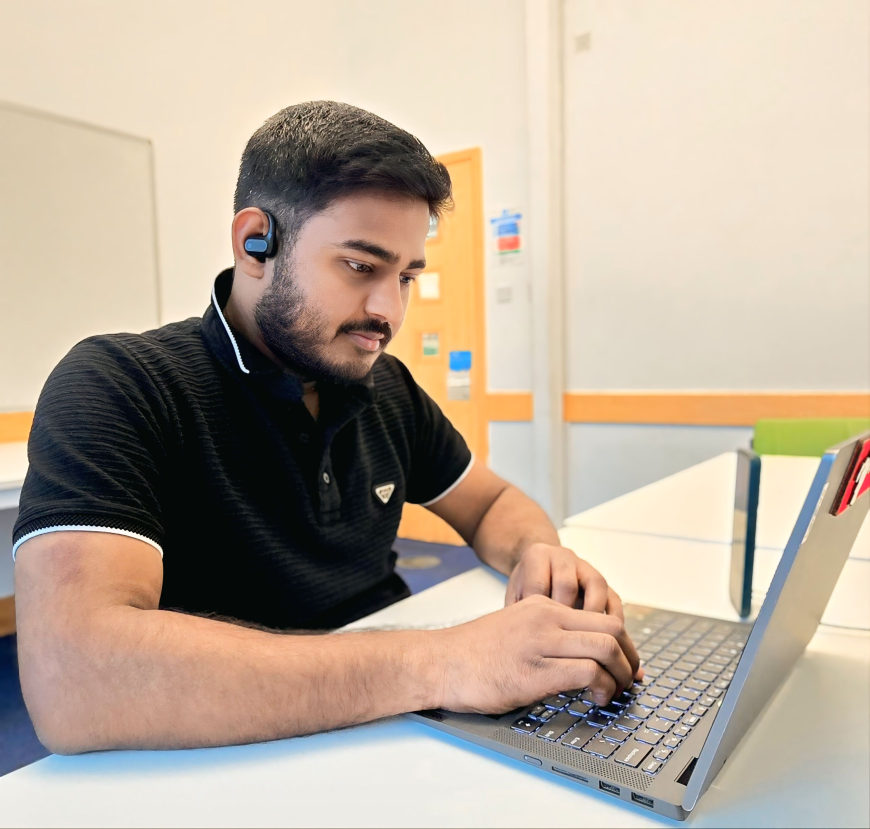
#> input picture backend/uploads/office_pic_1.jpg, 3480 x 3315 px (shown at 1/4 size)
$ python -i image_processing.py   (imports and definitions only)
#> lines starting #> are read from the running program, lines starting #| are printed output that depends on the picture; after the words box and inside, x2 and y2 are one past the last pixel; in counts of white or black regions, pixels touching at a corner belong together
import cv2
import numpy as np

def process_image(image_path):
#> called with image_path = '../uploads/office_pic_1.jpg'
    image = cv2.imread(image_path)
#> image is the input picture: shape (3315, 3480, 3); mean B, G, R 153.6, 170.1, 185.1
    gray = cv2.cvtColor(image, cv2.COLOR_BGR2GRAY)
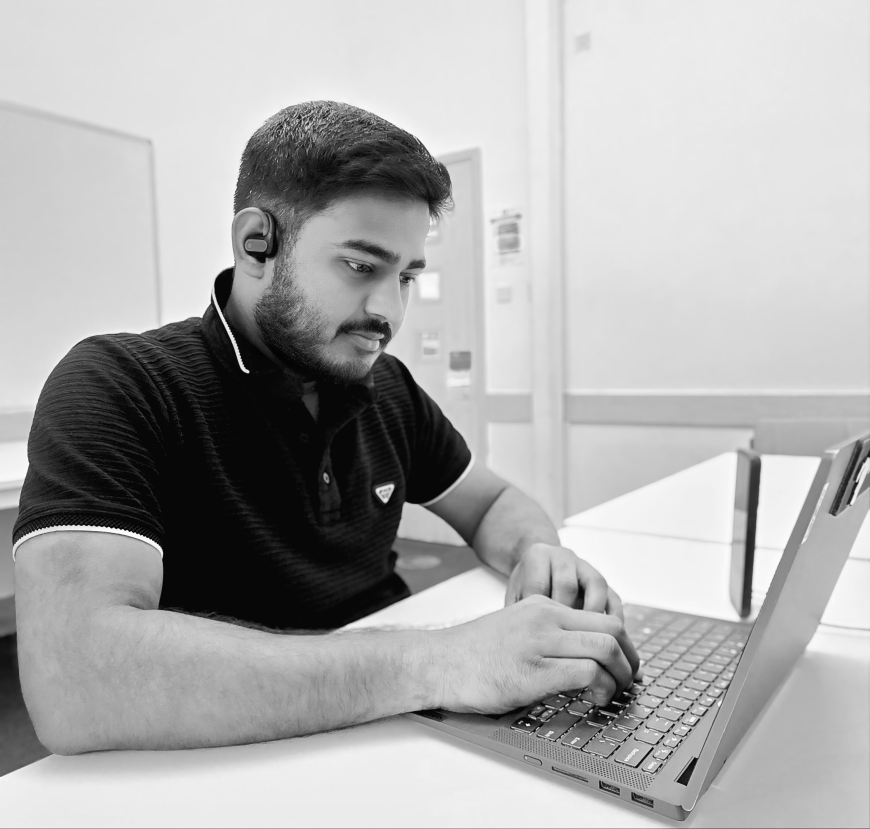
#> gray: shape (3315, 3480) (shown at 1/4 size); min 0, max 255, mean 172.7

    # Step 1: Blur
    blur = cv2.GaussianBlur(gray, (5,5), 0)

    # Step 2: Otsu threshold
    _, thresh = cv2.threshold(
        blur, 0, 255,
        cv2.THRESH_BINARY + cv2.THRESH_OTSU
    )
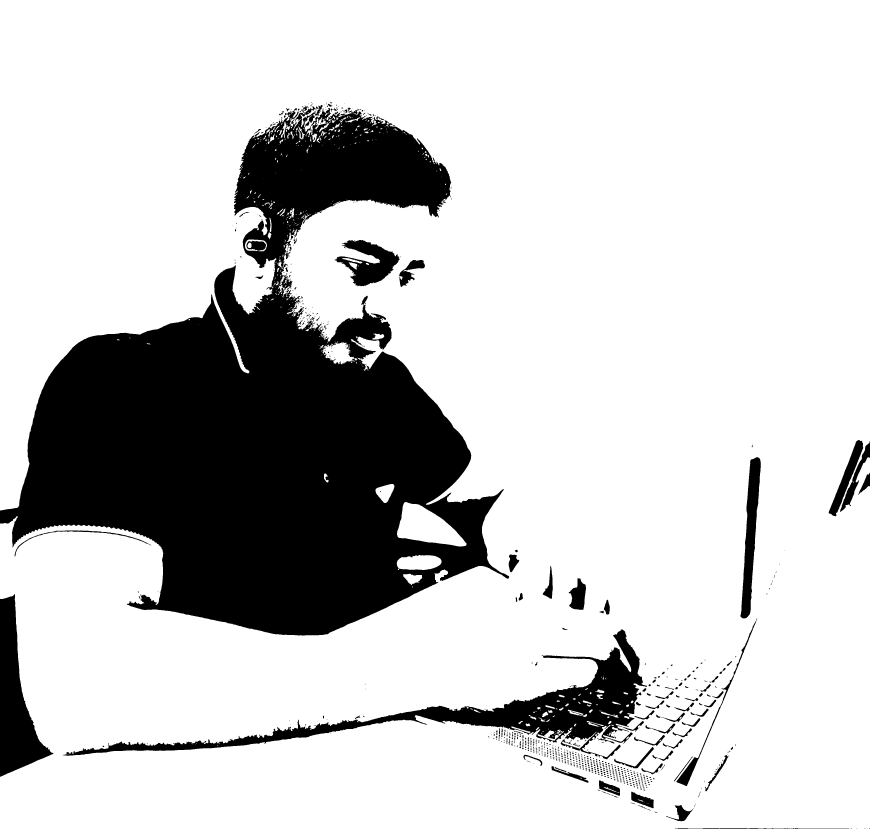
#> thresh: shape (3315, 3480) (shown at 1/4 size); 79.2% white; 824 black regions (532 under 20 px), largest, box (x1, y1, x2, y2) and area: (0, 422, 2037, 2542) 2022384, (251, 2517, 2588, 3037) 169374, (0, 2376, 214, 3107) 69939

    # Step 3: Morphological cleaning
    kernel = np.ones((5,5), np.uint8)
    cleaned = cv2.morphologyEx(thresh, cv2.MORPH_OPEN, kernel)
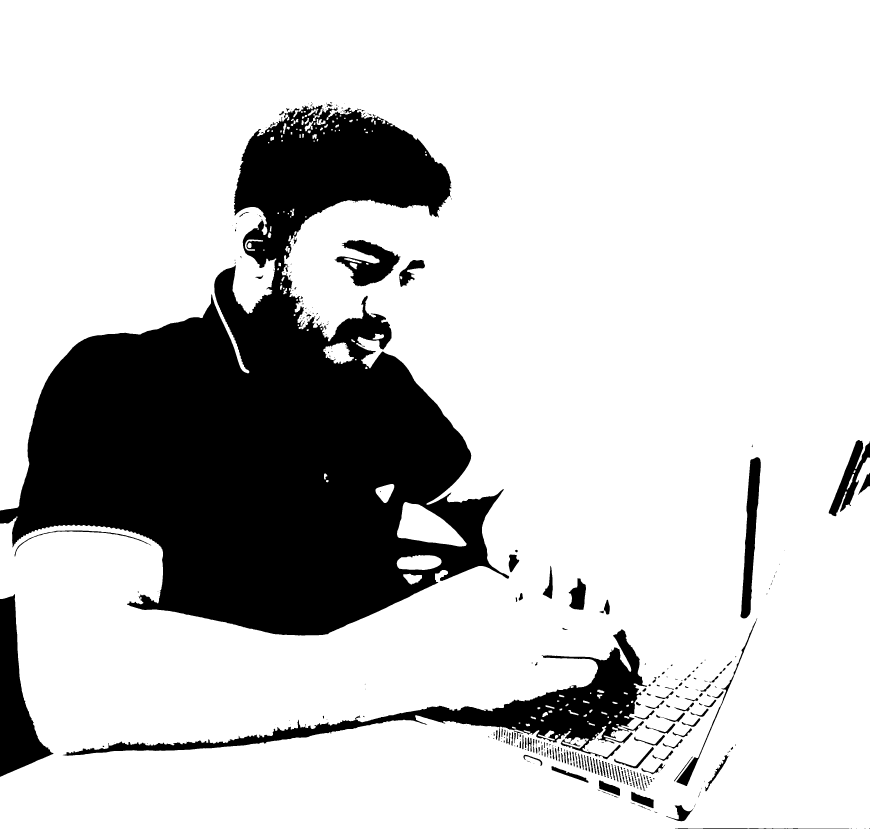
#> cleaned: shape (3315, 3480) (shown at 1/4 size); 79% white; 321 black regions (148 under 20 px), largest, box (x1, y1, x2, y2) and area: (0, 420, 2037, 2542) 2044463, (251, 2517, 2588, 3037) 175363, (0, 2376, 214, 3107) 69964
    cleaned = cv2.morphologyEx(cleaned, cv2.MORPH_CLOSE, kernel)
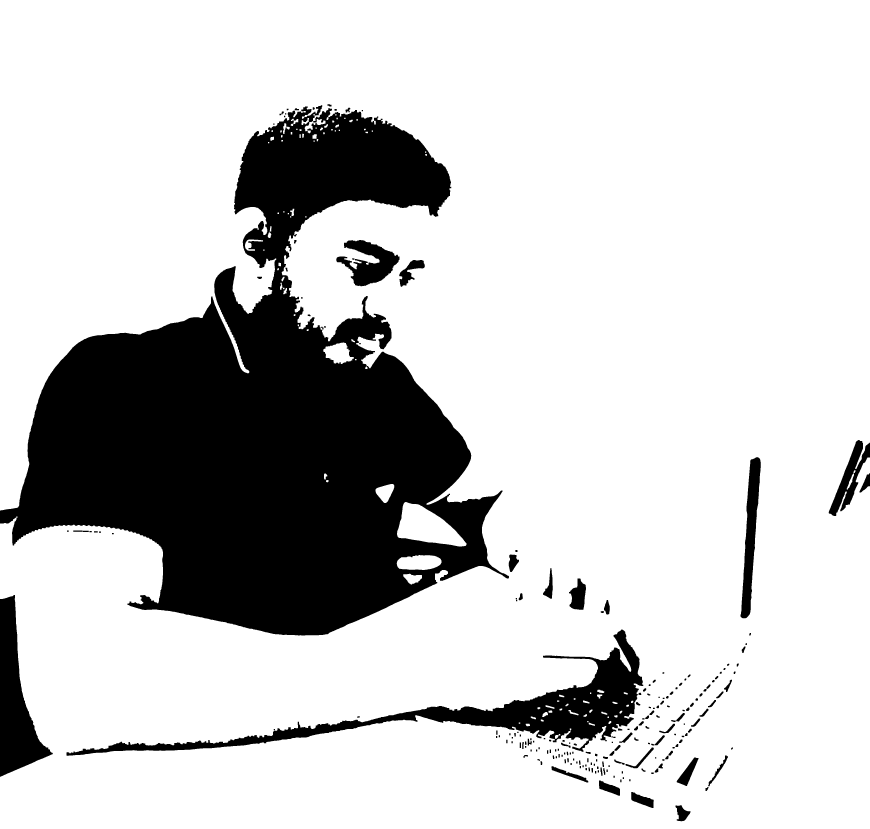
#> cleaned: shape (3315, 3480) (shown at 1/4 size); 79.2% white; 212 black regions

    # Step 4: Find contours
    contours, _ = cv2.findContours(
        cleaned, cv2.RETR_EXTERNAL, cv2.CHAIN_APPROX_SIMPLE
    )
#> contours = 63 contours, 15 with area under 20; largest, box (x1, y1, x2, y2) and area: (0, 0, 3480, 3315) 9338249, (1588, 2008, 1866, 2186) 27725, (1587, 2220, 1766, 2280) 8508, (1293, 1370, 1415, 1456) 6409, (1502, 1936, 1577, 2012) 3450

    valid_contours = []
    areas = []

    for cnt in contours:
        area = cv2.contourArea(cnt)

        if 100 < area < 8000:
            valid_contours.append(cnt)
            areas.append(area)
            cv2.drawContours(image, [cnt], -1, (0, 255, 0), 2)
#> this loop made 63 passes
#> area on passes 1, 2, 3, 4, 5, 6, 7, 9, 10, 11, 12, 13: 1956.5, 8508.5, 27725, 3450.5, 62.5, 181, 482.5, 6409, 76.5, 37.5, 33.5, 178.5
#> (cnt, area) on passes 8, 36, 39, 57: ([[1420, 1436], [1420, 1440], [1425, 1440], [1425, 1436]], 20), ([[1198, 537], [1198, 551], [1202, 551], [1202, 537]], 56), ([[1163, 528], [1163, 537], [1168, 537], [1168, 528]], 45), ([[1426, 476], [1426, 482], [1430, 482], [1430, 476]], 24)
#> after the loop, areas = [1956.5, 3450.5, 181, 482.5, 6409, 178.5, 162, 102.5, 110, 1058, 285, 227, 165.5, 240.5, 103, 370.5, 302.5, 295]; valid_contours = 18 contours; largest, box (x1, y1, x2, y2) and area: (1293, 1370, 1415, 1456) 6409, (1502, 1936, 1577, 2012) 3450, (1613, 2295, 1688, 2338) 1956, (980, 958, 1052, 1003) 1058, (3387, 1881, 3422, 1958) 482

            # (x, y), radius = cv2.minEnclosingCircle(cnt)
            # center = (int(x), int(y))
            # radius = int(radius)
            # cv2.circle(image, center, radius, (0,255,0), 2)

    output_path = image_path.replace(".jpg", "_processed.jpg")
    cv2.imwrite(output_path, image)

    return {
        "total_objects": len(valid_contours),
        "areas": areas,
        "average_area": np.mean(areas) if areas else 0,
        "median_area": np.median(areas) if areas else 0,
        "processed_image": output_path
    }

>>> result = process_image('../uploads/office_pic_1.jpg')
#> result = {'total_objects': 18, 'areas': [1956.5, 3450.5, 181, 482.5, 6409, 178.5, 162, 102.5, 110, 1058, 285, 227, 165.5, 240.5, 103, 370.5, 302.5, 295], 'average_area': 893.3, 'median_area': 262.8, 'processed_image': '../uploads/office_pic_1_processed.jpg'}
